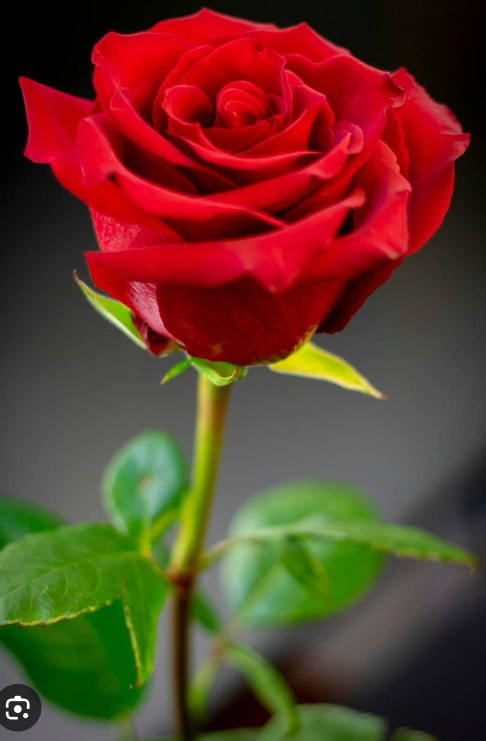
#> input picture launch/rose.jpg, 971 x 1482 px, found by its file name (shown at 1/2 size)
$ python test_blob.py
#> lines starting #> are read from the running program, lines starting #| are printed output that depends on the picture; after the words box and inside, x2 and y2 are one past the last pixel; in counts of white or black regions, pixels touching at a corner belong together
import cv2
import numpy as np

img = cv2.imread('/home/sphuwaset_ros/cv2/opencv2/launch/rose.jpg')
#> img is the input picture: shape (1482, 971, 3); mean B, G, R 41.1, 58.8, 98.1
#cv2.imshow('Original Image', img)
h,w = img.shape[:2]
#> h = 1482; w = 971
print("Width:", w, "Height:", h)
#| Width: 971 Height: 1482

resized= cv2.resize(img, (w//3, h//3))
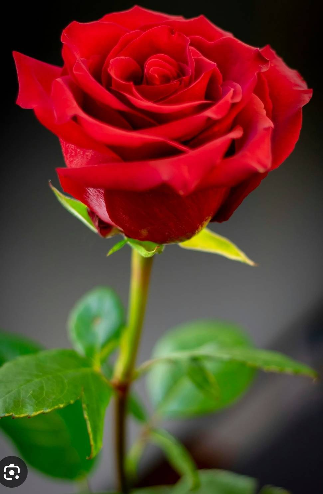
#> resized: shape (494, 323, 3); mean B, G, R 41.1, 58.8, 98.1
h,w = resized.shape[:2]
#> h = 494; w = 323
print("Width:", w, "Height:", h)
#| Width: 323 Height: 494
cv2.imshow('Resized Image', resized)
cv2.waitKey(0)

hsv_img = cv2.cvtColor(resized, cv2.COLOR_BGR2HSV)
#> hsv_img: shape (494, 323, 3); mean H, S, V 62.3, 140.3, 109.2
cv2.imshow('HSV', hsv_img)
cv2.waitKey(0)


# lower range of red color in HSV
lower_range = (0, 120, 70)
# upper range of red color in HSV
upper_range = (13, 255, 255)
mask = cv2.inRange(hsv_img, lower_range, upper_range)
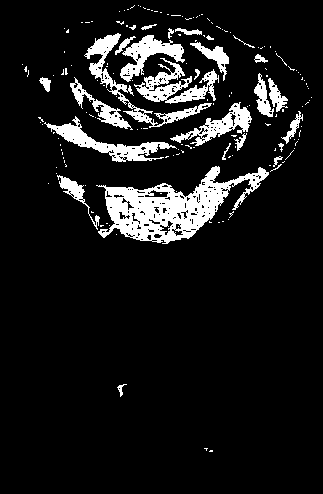
#> mask: shape (494, 323); 9.9% white; 167 white regions (141 under 20 px), largest, box (x1, y1, x2, y2) and area: (96, 166, 269, 244) 5348, (84, 33, 212, 128) 1558, (44, 116, 177, 162) 1495
cv2.imshow('maskdd',mask)
cv2.waitKey(0)

color_image3 = cv2.bitwise_and(resized, resized, mask=mask)
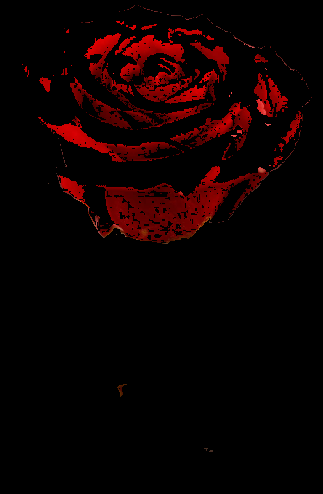
#> color_image3: shape (494, 323, 3); mean B, G, R 0.3, 0.3, 13.4
cv2.imshow('mask', color_image3)
cv2.waitKey(0)


#> (the run stopped early here; a loop or call above may not have finished)
